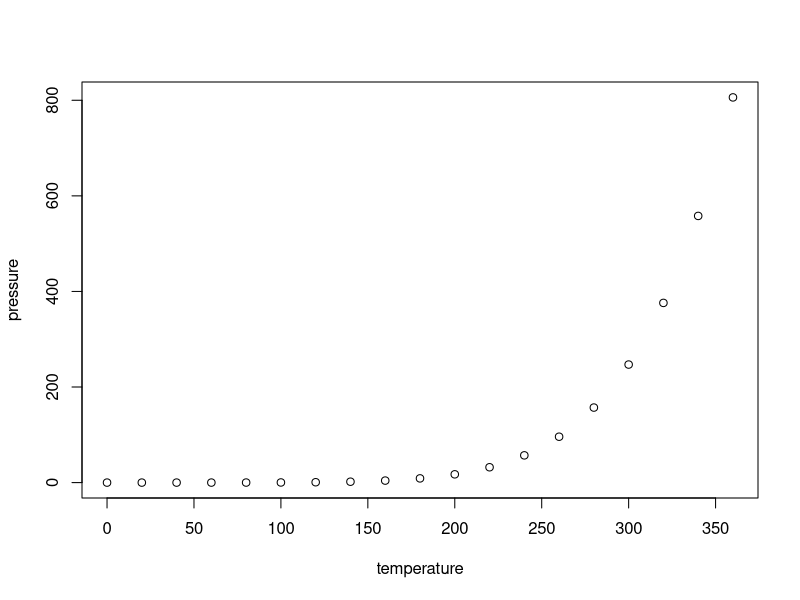
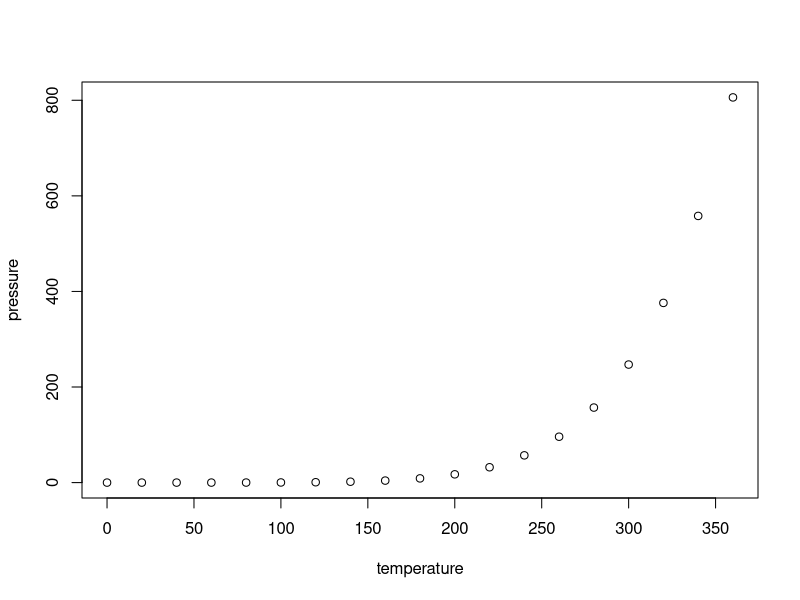
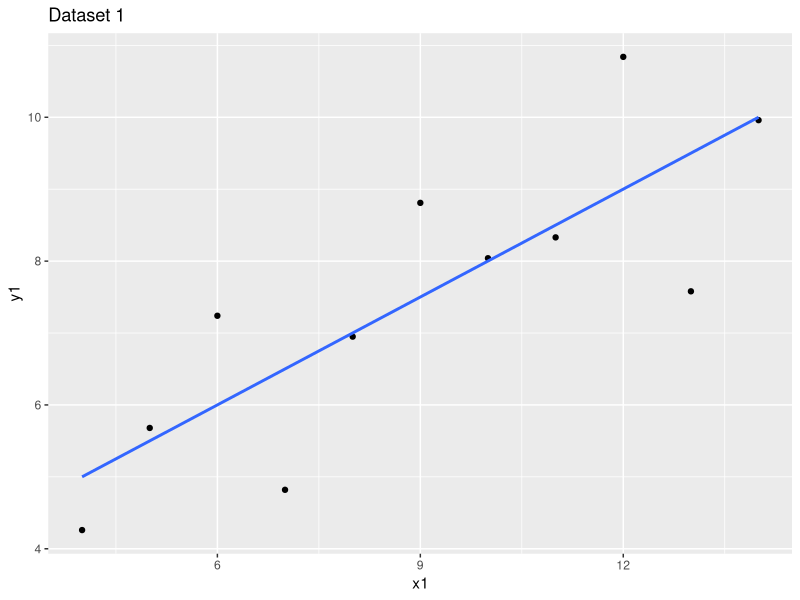
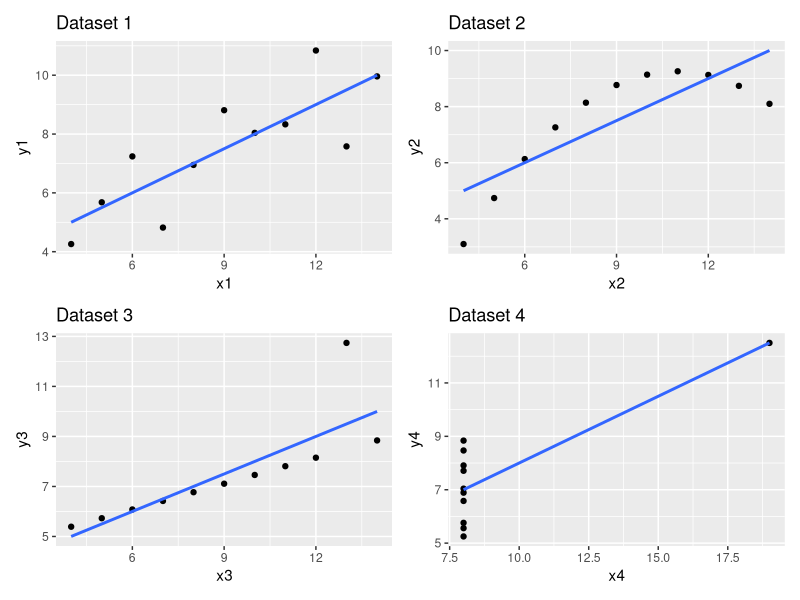
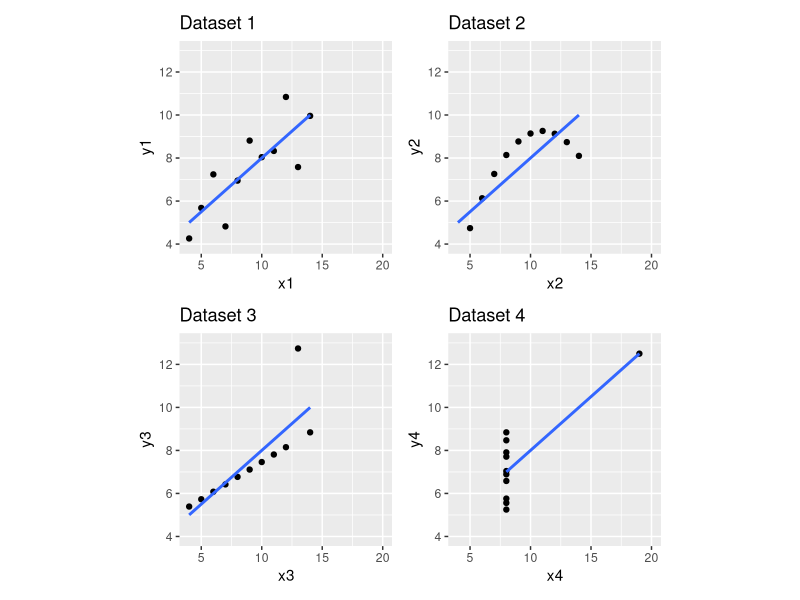
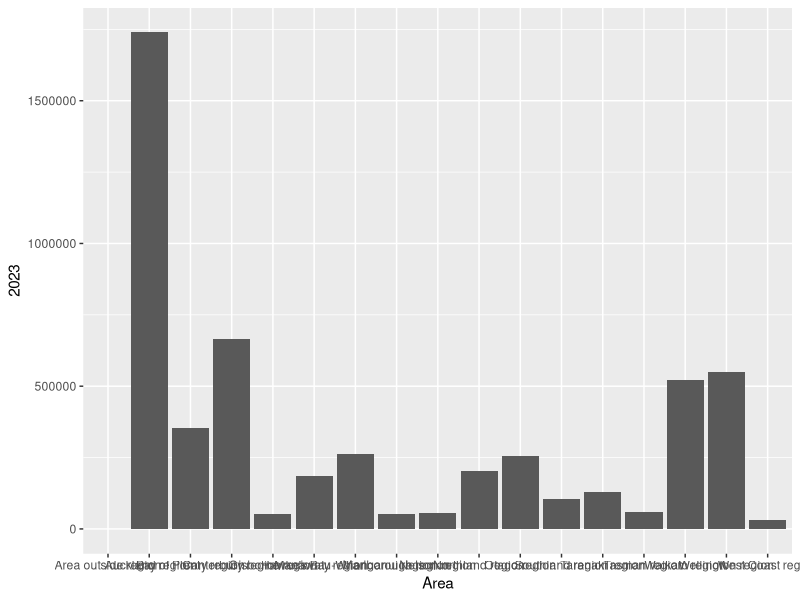
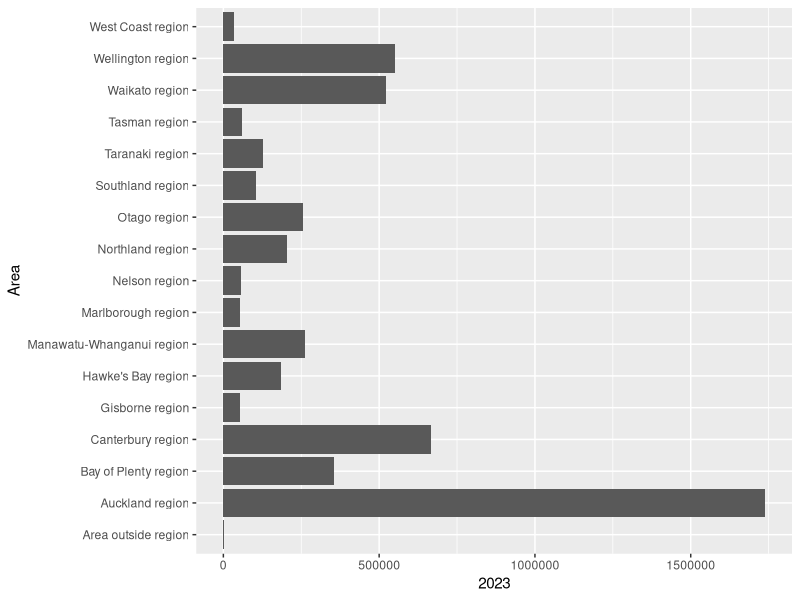
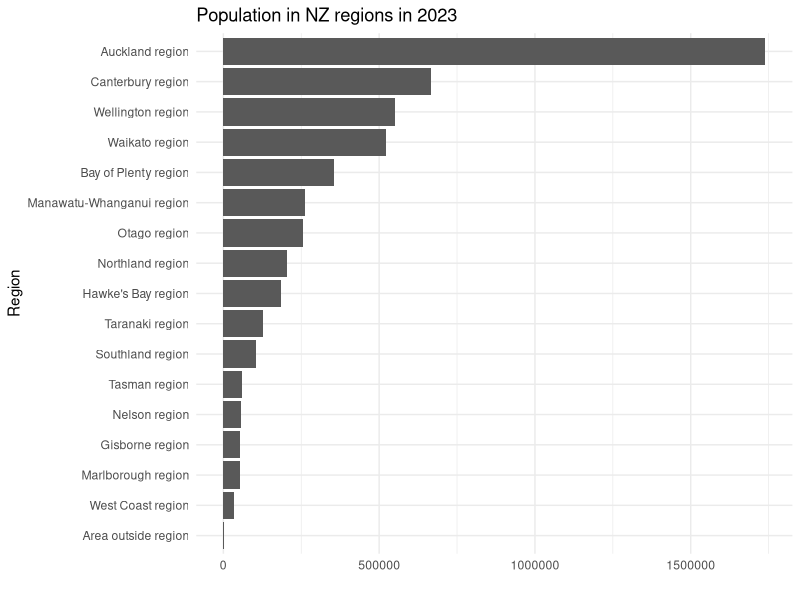

Reproduce these figures in R, in order.
## ---- chunk 1
knitr::opts_chunk$set(echo = TRUE)
## ---- chunk 2
summary(cars)
## ---- chunk 3
plot(pressure)
## ---- chunk 4
plot(pressure)
## ---- chunk 5
data()
## ---- chunk 6
library(tidyverse)
library(ggplot2)
## ---- chunk 7
data("anscombe")
anscombe
summary(anscombe)
p1 <- ggplot(data = anscombe, mapping = aes(x = x1, y = y1)) + # specify your data, x and y variables
      geom_point() +                                           # choose geometry to plot
      geom_smooth(method='lm', se = FALSE) +                   # adding linear trend
      labs(x = "x1", y = "y1",
        title = "Dataset 1" )                                  # adding axes labels and a title for our graph

p1
## ---- chunk 8
p2 <- ggplot(data = anscombe, mapping = aes(x = x2, y = y2)) +
      geom_point() +
      geom_smooth(method='lm', se = FALSE) +
      labs(x = "x2", y = "y2",
        title = "Dataset 2" ) 

p3 <- ggplot(data = anscombe, mapping = aes(x = x3, y = y3)) +
      geom_point() +
      geom_smooth(method='lm', se = FALSE) +
      labs(x = "x3", y = "y3",
        title = "Dataset 3" )

p4 <- ggplot(data = anscombe, mapping = aes(x = x4, y = y4)) +
      geom_point() +
      geom_smooth(method='lm', se = FALSE) +
      labs(x = "x4", y = "y4",
        title = "Dataset 4" )
## ---- chunk 9
#install.packages("patchwork")
library(patchwork)
p1+p2+p3+p4 +
  plot_layout(ncol = 2)
## ---- chunk 10
p1 <- ggplot(data = anscombe, mapping = aes(x = x1, y = y1)) +
      geom_point() +
      geom_smooth(method='lm', se = FALSE) +
      coord_cartesian(xlim = c(4, 20), ylim = c(4, 13)) + 
      theme(aspect.ratio = 1) +
      labs(x = "x1", y = "y1",
        title = "Dataset 1" )

p2 <- ggplot(data = anscombe, mapping = aes(x = x2, y = y2)) +
      geom_point() +
      geom_smooth(method='lm', se = FALSE) +
      coord_cartesian(xlim = c(4, 20), ylim = c(4, 13)) +
      theme(aspect.ratio = 1) +
      labs(x = "x2", y = "y2",
        title = "Dataset 2" ) 

p3 <- ggplot(data = anscombe, mapping = aes(x = x3, y = y3)) +
      geom_point() +
      geom_smooth(method='lm', se = FALSE) +
      coord_cartesian(xlim = c(4, 20), ylim = c(4, 13)) +
      theme(aspect.ratio = 1) +
      labs(x = "x3", y = "y3",
        title = "Dataset 3" )

p4 <- ggplot(data = anscombe, mapping = aes(x = x4, y = y4)) +
      geom_point() +
      geom_smooth(method='lm', se = FALSE) +
      coord_cartesian(xlim = c(4, 20), ylim = c(4, 13)) +
      theme(aspect.ratio = 1) +
      labs(x = "x4", y = "y4",
        title = "Dataset 4" )

p1+p2+p3+p4 +
  plot_layout(ncol = 2)
## ---- chunk 11
nz_pop <- read_csv("NZ STAT population estimates.csv") # load our data
nz_pop_2023 <- select(nz_pop, Area, `2023`) # select two columns to keep: region names and data for year 2023 
# column names should not start with numeric symbols. But, for the sake of an example, we will go with it. 
# We can # enclose 2023 in `` to select that column
nz_pop_2023 <- nz_pop_2023[2:18,] # keep values for regions only, remove total and totals for islands
## ---- chunk 12
plot_nz <- ggplot(nz_pop_2023, aes(Area, `2023`)) +
          geom_col() 

plot_nz

## ---- chunk 13
plot_nz2 <- ggplot(nz_pop_2023, aes(y = Area, x = `2023`)) +
            geom_col()

plot_nz2

# a bit more improvements

plot_nz3 <- ggplot(nz_pop_2023, aes(y = reorder(Area, `2023`), x = `2023`)) + # reorder function 
                                                                              # helps to order the bars
            geom_col() +
            labs(x = "", y = "Region",
              title = "Population in NZ regions in 2023" ) +
            theme_minimal()                                                   # trying minimal theme instead of a default (theme_gray())

plot_nz3

## ---- chunk 14
library(ggplot2)
data("iris")
#iris

iris1 <- ggplot(data = iris, mapping = aes(x = Petal.Length, y = Petal.Width)) +
      geom_point()

iris2 <- ggplot(data = iris, mapping = aes(x = Petal.Length, y = Petal.Width)) +
      geom_point()  +
      geom_smooth(method="lm", se=F)


iris3 <- ggplot(data = iris, mapping = aes(x = Petal.Length, 
                                  y = Petal.Width, 
                                  color = Species)) +
      geom_point() +
      geom_smooth(method="lm", se=F)

iris2+iris3

